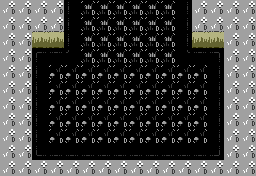

This is a level from a 2D game, rendered from its Tiled map with the project's own tilesets. A one-line summary and the complete map file follow:
An orthogonal 16x11 tile map with 16x16 px tiles, 2 tile layers (Base, Attributes), 4 tilesets.

<map version="1.10" tiledversion="1.10.2" orientation="orthogonal" renderorder="right-down" width="16" height="11" tilewidth="16" tileheight="16" infinite="0" nextlayerid="3" nextobjectid="1">
 <properties>
  <property name="exit_east" type="bool" value="true" />
  <property name="exit_north" type="bool" value="false" />
  <property name="exit_south" type="bool" value="false" />
  <property name="exit_west" type="bool" value="true" />
  <property name="room_palette" value="grassy_palette" />
 </properties>
 <tileset firstgid="1" source="../MapTiles.tsx" />
 <tileset firstgid="33" source="../DiscoFloorTiles.tsx" />
 <tileset firstgid="97" source="../Attributes.tsx" />
 <tileset firstgid="101" source="../TechnicalTiles.tsx" />
 <layer id="1" name="Base" width="16" height="11">
  <data encoding="csv">
119,119,119,119,50,102,102,102,102,102,102,52,119,119,119,119,
119,119,118,118,50,102,102,102,102,102,102,52,118,118,119,119,
119,119,17,17,50,102,102,102,102,102,102,52,17,17,119,119,
119,119,34,35,54,102,102,102,102,102,102,53,35,36,119,119,
119,119,50,104,104,104,104,104,104,104,104,104,104,52,119,119,
119,119,50,104,104,104,104,104,104,104,104,104,104,52,119,119,
119,119,50,104,104,104,104,104,104,104,104,104,104,52,119,119,
119,119,50,104,104,104,104,104,104,104,104,104,104,52,119,119,
119,119,50,104,104,104,104,104,104,104,104,104,104,52,119,119,
119,119,66,67,67,67,67,67,67,67,67,67,67,68,119,119,
119,119,119,119,119,119,119,119,119,119,119,119,119,119,119,119
</data>
 </layer>
 <layer id="2" name="Attributes" width="16" height="11" opacity="0.2">
  <data encoding="csv">
0,0,0,0,0,0,0,0,0,0,0,0,0,0,0,0,
0,0,0,0,0,0,0,0,0,0,0,0,0,0,0,0,
0,0,99,99,0,0,0,0,0,0,0,0,99,99,0,0,
0,0,0,0,0,0,0,0,0,0,0,0,0,0,0,0,
0,0,0,0,0,0,0,0,0,0,0,0,0,0,0,0,
0,0,0,0,0,0,0,0,0,0,0,0,0,0,0,0,
0,0,0,0,0,0,0,0,0,0,0,0,0,0,0,0,
0,0,0,0,0,0,0,0,0,0,0,0,0,0,0,0,
0,0,0,0,0,0,0,0,0,0,0,0,0,0,0,0,
0,0,0,0,0,0,0,0,0,0,0,0,0,0,0,0,
0,0,0,0,0,0,0,0,0,0,0,0,0,0,0,0
</data>
 </layer>
</map>
